Frame 1 (no input): blank canvas, image omitted
Frame 60 (the mouse pressed at the canvas centre just before this capture): blank canvas, image omitted
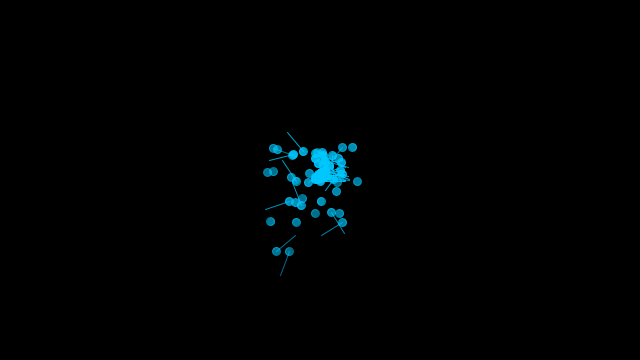
Frame 120 (the mouse held since frame 60 and released just before this capture)

The Processing sketch whose frames 1 and 60 were blank and that drew this single picture after the mouse press (run headless with seeded random() and noise(); from frame 60 on, the mouse is pressed at the canvas centre):

// Processing sketch: ParticleSystems
// ── ParticleSystems.pde

void setup() {
  size(640, 360);
  crearParticulas();
}

void draw() {
  background(0);
  color col = color(0, 200, 255);
  dibujarParticulas(col);
  
}

void mousePressed() {
  anadirParticulas(mouseX, mouseY);
}

// ── CrazyParticle.pde
// A subclass of Particle

class CrazyParticle extends Particle {

  // Just adding one new variable to a CrazyParticle
  // It inherits all other fields from "Particle", and we don't have to retype them!
  float theta;

  // The CrazyParticle constructor can call the parent class (super class) constructor
  CrazyParticle(PVector l) {
    // "super" means do everything from the constructor in Particle
    super(l);
    // One more line of code to deal with the new variable, theta
    theta = 0.0;
  }

  // Notice we don't have the method run() here; it is inherited from Particle

  // This update() method overrides the parent class update() method
  void update() {
    super.update();
    // Increment rotation based on horizontal velocity
    float theta_vel = (velocity.x * velocity.mag()) / 10.0f;
    theta += theta_vel;
  }

  // This display() method overrides the parent class display() method
  void display(color col) {
    // Render the ellipse just like in a regular particle
    super.display(col);
    // Then add a rotating line
    pushMatrix();
    translate(location.x,location.y);
    rotate(theta);
    stroke(col, lifespan);
    line(0,0,25,0);
    popMatrix();
  }

}

// ── Functiones.pde
ArrayList<ParticleSystem> systems;


void crearParticulas(){
  systems = new ArrayList<ParticleSystem>();  
}

void dibujarParticulas(color col){
  
  for (ParticleSystem ps: systems) {
    ps.run(col);
    ps.addParticle();
  } 
}
void anadirParticulas(float posx, float posy){
  systems.add(new ParticleSystem(1, new PVector(posx, posy)));
}

// ── Particle.pde
// A simple Particle class

class Particle {
  PVector location;
  PVector velocity;
  PVector acceleration;
  float lifespan;

  Particle(PVector l) {
    acceleration = new PVector(0,0.05);
    velocity = new PVector(random(-1,1),random(-2,0));
    location = l.get();
    lifespan = 255.0;
  }

  void run(color col) {
    update();
    display(col);
  }

  // Method to update location
  void update() {
    velocity.add(acceleration);
    location.add(velocity);
    lifespan -= 2.0;
  }

  // Method to display
  void display(color col) {
    stroke(col, lifespan);
    fill(col, lifespan);
    ellipse(location.x,location.y,8,8);
  }

  // Is the particle still useful?
  boolean isDead() {
    return (lifespan < 0.0);
  }

}

// ── ParticleSystem.pde
// An ArrayList is used to manage the list of Particles

class ParticleSystem {

  ArrayList<Particle> particles;    // An arraylist for all the particles
  PVector origin;                   // An origin point for where particles are birthed

  ParticleSystem(int num, PVector v) {
    particles = new ArrayList<Particle>();   // Initialize the arraylist
    origin = v.get();                        // Store the origin point
    for (int i = 0; i < num; i++) {
      particles.add(new Particle(origin));    // Add "num" amount of particles to the arraylist
    }
  }


  void run(color col) {
    // Cycle through the ArrayList backwards, because we are deleting while iterating
    for (int i = particles.size()-1; i >= 0; i--) {
      Particle p = particles.get(i);
      p.run(col);
      if (p.isDead()) {
        particles.remove(i);
      }
    }
  }

  void addParticle() {
    Particle p;
    // Add either a Particle or CrazyParticle to the system
    if (int(random(0, 2)) == 0) {
      p = new Particle(origin);
    } 
    else {
      p = new CrazyParticle(origin);
    }
    particles.add(p);
  }

  void addParticle(Particle p) {
    particles.add(p);
  }

  // A method to test if the particle system still has particles
  boolean dead() {
    return particles.isEmpty();
  }
}
